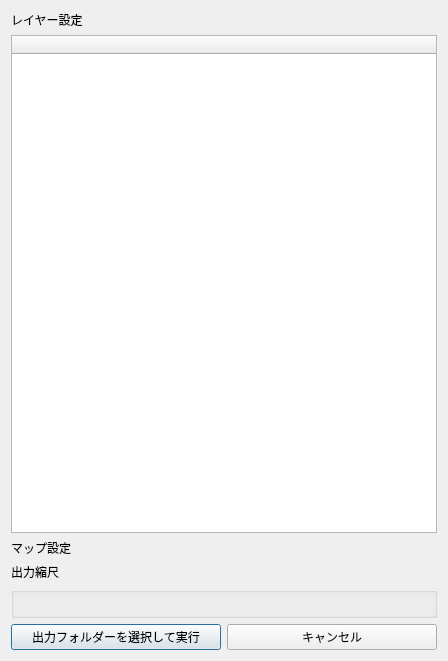
<?xml version="1.0" encoding="UTF-8"?>
<ui version="4.0">
 <class>Dialog</class>
 <widget class="QDialog" name="Dialog">
  <property name="geometry">
   <rect>
    <x>0</x>
    <y>0</y>
    <width>448</width>
    <height>661</height>
   </rect>
  </property>
  <property name="windowTitle">
   <string>Dialog</string>
  </property>
  <layout class="QVBoxLayout" name="verticalLayout">
   <item>
    <widget class="QLabel" name="label">
     <property name="text">
      <string>レイヤー設定</string>
     </property>
    </widget>
   </item>
   <item>
    <widget class="QTreeWidget" name="layerTree">
     <property name="minimumSize">
      <size>
       <width>0</width>
       <height>320</height>
      </size>
     </property>
     <column>
      <property name="text">
       <string notr="true"> </string>
      </property>
     </column>
    </widget>
   </item>
   <item>
    <widget class="QLabel" name="label_2">
     <property name="text">
      <string>マップ設定</string>
     </property>
    </widget>
   </item>
      <item>
    <layout class="QHBoxLayout" name="export_scale">
     <item>
      <widget class="QLabel" name="label_scale">
       <property name="text">
        <string>出力縮尺</string>
       </property>
      </widget>
     </item>
     <item>
      <widget class="QgsScaleWidget" name="scale_widget">
       <property name="showCurrentScaleButton">
        <bool>true</bool>
       </property>
      </widget>
     </item>
    </layout>
   </item>
   <item>
    <widget class="QgsExtentGroupBox" name="mExtentGroupBox"/>
   </item>

   <item>
    <layout class="QHBoxLayout" name="horizontalLayout">
     <item>
      <widget class="QPushButton" name="pushButton_run">
       <property name="text">
        <string>出力フォルダーを選択して実行</string>
       </property>
      </widget>
     </item>
     <item>
      <widget class="QPushButton" name="pushButton_cancel">
       <property name="text">
        <string>キャンセル</string>
       </property>
      </widget>
     </item>
    </layout>
   </item>
  </layout>
 </widget>
 <customwidgets>
  <customwidget>
   <class>QgsCollapsibleGroupBox</class>
   <extends>QGroupBox</extends>
   <header>qgscollapsiblegroupbox.h</header>
   <container>1</container>
  </customwidget>
  <customwidget>
   <class>QgsExtentGroupBox</class>
   <extends>QgsCollapsibleGroupBox</extends>
   <header>qgsextentgroupbox.h</header>
   <container>1</container>
  </customwidget>
  <customwidget>
   <class>QgsFileWidget</class>
   <extends>QWidget</extends>
   <header>qgsfilewidget.h</header>
  </customwidget>
  <customwidget>
   <class>QgsScaleWidget</class>
   <extends>QWidget</extends>
   <header>qgsscalewidget.h</header>
  </customwidget>
 </customwidgets>
 <resources/>
 <connections/>
</ui>
